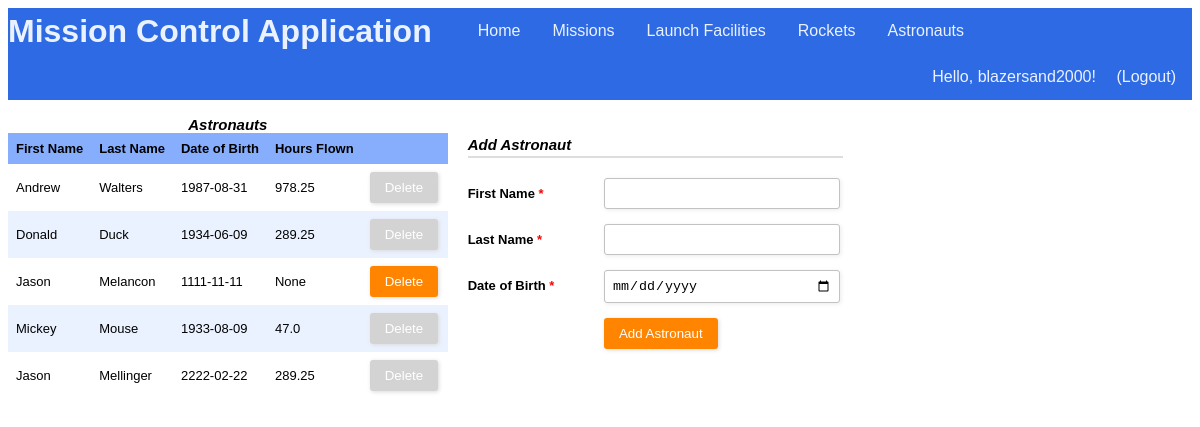
The page /astronauts (signed in) on the database its author committed.
### tables this page shows
CREATE TABLE "Users" (
	`uid`	INTEGER NOT NULL PRIMARY KEY AUTOINCREMENT,
	`firstName`	TEXT NOT NULL,
	`lastName`	TEXT NOT NULL,
	`username`	TEXT NOT NULL UNIQUE,
	`password`	TEXT NOT NULL,
	`regTime`	TEXT NOT NULL,
	`lastLoginTime`	TEXT
);

CREATE TABLE "Astronauts" (
	`aid`	INTEGER NOT NULL PRIMARY KEY AUTOINCREMENT,
	`firstName`	TEXT NOT NULL,
	`lastName`	TEXT NOT NULL,
	`dob`	TEXT NOT NULL
);

### app.py (the view, shortened to what this page needs)
@app.route("/astronauts", methods=["GET", "POST"])
@login_required
def showAstronauts():
    conn = sqlite3.connect(dbPath)
    conn.row_factory = sqlite3.Row
    c = conn.cursor()
    c.execute("SELECT aid, A.aid IN (SELECT aid FROM Crew) AS cannotDelete, firstName, lastName, dob, (SELECT SUM((strftime('%s',M.landTime) - strftime('%s',M.launchTime))/3600.0) FROM Mission M, Crew C WHERE M.mid = C.mid AND C.aid = A.aid) AS hoursFlown FROM Astronauts A")
    results = c.fetchall()
    formInputs = [['firstName', 'text', 'First Name', []], ['lastName', 'text', 'Last Name', []], ['dob', 'date', 'Date of Birth', []]]
    conn.commit()
    conn.close()
    return render_template("astronauts.html", headers=("First Name","Last Name","Date of Birth","Hours Flown"), rows=results, inputs=formInputs)

### app.py (called while the page is built)
@login_manager.user_loader
def load_user(username):
    userRecord = DBgetUser(username)
    if userRecord:
        return User(userRecord["username"], userRecord["password"])
    return None

def DBgetUser(username):
    conn = sqlite3.connect(dbPath)
    conn.row_factory = sqlite3.Row
    c = conn.cursor()
    c.execute("SELECT * from Users WHERE username = ?", (username,))
    userRecord = c.fetchone()
    conn.close()
    return userRecord

### templates/astronauts.html (shortened to what this page needs)
{% extends "main_template.html" %}
{% from 'macros.html' import GenerateTable, GenerateFormToAddEntry %}
{% block body %}
<section style="float:left">
	{{ GenerateTable('Astronauts', headers, rows, 'aid') }}
</section>
<section style="float:left">
	{{ GenerateFormToAddEntry('Add Astronaut', inputs) }}
</section>
{% endblock %}

### templates/main_template.html (shortened to what this page needs)
<!DOCTYPE html>
<html>
	<head>
		<link rel="stylesheet" type= "text/css" href="{{ url_for('static', filename='styles.css') }}">
	</head>
	<body>
		<header>
			<ul class="nav">
				<h1 class="nav">Mission Control Application</h1>
				<li class="nav"><a class="nav" href="{{ url_for('index') }}">Home</a></li>
				{% if current_user.is_authenticated %}
				<li class="nav"><a class="nav" href="{{ url_for('showMissions') }}">Missions</a></li>
				<li class="nav"><a class="nav" href="{{ url_for('showFacilities') }}">Launch Facilities</a></li>
				<li class="nav"><a class="nav" href="{{ url_for('showRockets') }}">Rockets</a></li>
				<li class="nav"><a class="nav" href="{{ url_for('showAstronauts') }}">Astronauts</a></li>
				{% endif %}
				<div class="user-greeting">
					{% if current_user.is_authenticated %}
  						Hello, {{ current_user.id }}!    <a class="nav" href="{{ url_for('showLogout') }}">(Logout)</a>
					{% else %}
						Hello, guest!    <a class="nav" href="{{ url_for('showLogin') }}">Login</a><a class="nav" href="{{ url_for('showSignup') }}">Sign Up</a>
					{% endif %}
				</div>
			</ul>
		</header>
		{% block body %}{% endblock %}
	</body>
</html>

### templates/macros.html (shortened to what this page needs)
{% macro GenerateTable(title, headers, rows, keyName) %}
	{% if rows %}
		<table>
			<caption>
				{{title}}
			</caption>
			<tr>
				{% for header in headers %}
				<th>{{header}}</th>
				{% endfor %}
				<th/>
			</tr>
			{% for row in rows %}
			<tr id ="{{row[keyName]}}">
				{% for value in row %}
					{% if loop.index0 > 1 %}
						<td>
							{{value|safe}}
						</td>
					{% endif %}
				{% endfor %}
				{% if row[1] == 1 %}
					{% set disabled = 'disabled' %}
				{% else %}
					{% set disabled = '' %}
				{% endif %}
				<td>
					<div class="form-style-2" style="width:70px; padding: 0px 0px 0px 0px;">
						<form method="post">
							<input type="submit" value="Delete" name="delete.{{ row[0] }}" {{disabled}}/>
						</form>
					</div>
				</td>
			</tr>
			{% endfor %}
		</table>
	{% else %}
		No records found!
	{% endif %}
{% endmacro %}
{% macro GenerateFormToAddEntry(submitButtonText, inputs) %}
	<div class="form-style-2">
	<div class="form-style-2-heading">{{submitButtonText}}</div>
	<form method="post">
		{% for fieldName, fieldType, fieldLabel, optionalValues in inputs %}
			{% if fieldType == 'text' %}
				<label for="{{fieldName}}"><span>{{fieldLabel}} <span class="required">*</span></span><input type="text" class="input-field" name="{{fieldName}}" required/></label>
			{% elif fieldType == 'password' %}
				<label for="{{fieldName}}"><span>{{fieldLabel}} <span class="required">*</span></span><input type="password" class="input-field" name="{{fieldName}}" required/></label>
			{% elif fieldType == 'number' %}
				<label for="{{fieldName}}"><span>{{fieldLabel}} <span class="required">*</span></span><input type="number" class="input-field" name="{{fieldName}}" required/></label>
			{% elif fieldType == 'selectmultiple' %}
				<label for="{{fieldName}}"><span>{{fieldLabel}} <span class="required">*</span></span><select multiple name="{{fieldName}}" class="select-field" required>
				{% for id, displayName in optionalValues %}
					<option value="{{id}}">{{displayName}}</option>
				{% endfor %}
				</select></label>
			{% elif fieldType == 'datetime' %}
				<label for="{{fieldName}}"><span>{{fieldLabel}} <span class="required">*</span></span><input type="datetime-local" class="input-field" name="{{fieldName}}" id="{{optionalValues[0]}}" onchange="changeEnd()" required></label>
			{% elif fieldType == 'date' %}
				<label for="{{fieldName}}"><span>{{fieldLabel}} <span class="required">*</span></span><input type="date" class="input-field" name="{{fieldName}}" required></label>
			{% endif %}
		{% endfor %}
		<label><span>&nbsp;</span><input type="submit" value="{{submitButtonText}}"/></label>
	</form>
	</div>
{% endmacro %}

### static/styles.css (style rules this page uses)
:root { --light-blue: #EBF2FF; --medium-blue: #86AEFD; --dark-blue: #2D6AE3; }
ul.nav { list-style-type: none; text-align: center; display: block; margin: 0; padding: 0; overflow: hidden; background-color: var(--dark-blue); }
li.nav { float: left; }
a.nav { display: inline-block; color: var(--light-blue); text-align: center; padding: 14px 16px; text-decoration: none; font-family: "Trebuchet MS", Helvetica, sans-serif; }
h1.nav { float: left; margin: 0; padding: 5px 30px 0px 0px; font-family: "Trebuchet MS", Helvetica, sans-serif; color: var(--light-blue); vertical-align: bottom; }
.user-greeting { float: right; list-style-type: none; text-align: center; margin: 0; overflow: hidden; background-color: var(--dark-blue); text-align: center; vertical-align: center; text-decoration: none; font-family: "Trebuchet MS", Helvetica, sans-serif; color: var(--light-blue); }
table { border-collapse: collapse; width: 100%; }
th, td { text-align: left; padding: 8px; font: 13px Arial, Helvetica, sans-serif; }
caption { font: 13px Arial, Helvetica, sans-serif; font-weight: bold; font-style: italic; font-size: 15px; }
tr { background-color: var(--light-blue) }
tr:nth-child(even) { background-color: white }
th { background-color: var(--medium-blue); font-weight: bold; }
.form-style-2 { width: 375px; max-width: 650px; padding: 20px 12px 10px 20px; font: 13px Arial, Helvetica, sans-serif; }
.form-style-2-heading { font-weight: bold; font-style: italic; border-bottom: 2px solid #ddd; margin-bottom: 20px; font-size: 15px; padding-bottom: 3px; }
.form-style-2 label { display: block; margin: 0px 0px 15px 0px; }
.form-style-2 label > span { width: 35%; font-weight: bold; float: left; padding-top: 8px; padding-right: 5px; }
.form-style-2 span.required { color:red; }
.form-style-2 input.input-field { width: 63%; }
.form-style-2 input.input-field, .form-style-2 .tel-number-field, .form-style-2 .textarea-field, .form-style-2 .select-field { box-sizing: border-box; -webkit-box-sizing: border-box; -moz-box-sizing: border-box; border: 1px solid #C2C2C2; box-shadow: 1px 1px 4px #EBEBEB; -moz-box-shadow: 1px 1px 4px #EBEBEB; -webkit-box-shadow: 1px 1px 4px #EBEBEB; border-radius: 3px; -webkit-border-radius: 3px; -moz-border-radius: 3px; padding: 7px; outline: none; }
.form-style-2 input[type=submit], .form-style-2 input[type=button] { border: none; padding: 8px 15px 8px 15px; background: #FF8500; color: #fff; box-shadow: 1px 1px 4px #DADADA; -moz-box-shadow: 1px 1px 4px #DADADA; -webkit-box-shadow: 1px 1px 4px #DADADA; border-radius: 3px; -webkit-border-radius: 3px; -moz-border-radius: 3px; }
.form-style-2 input[type=submit]:disabled, .form-style-2 input[type=button]:disabled { background: lightgray; color: #fff; }

### rows shown on the page
Users: id "blazersand2000"
Astronauts: firstName "Andrew", lastName "Walters", dob "1987-08-31", row "978.25"
Astronauts: firstName "Donald", lastName "Duck", dob "1934-06-09", row "289.25"
Astronauts: firstName "Jason", lastName "Melancon", dob "1111-11-11", row "None"
Astronauts: firstName "Mickey", lastName "Mouse", dob "1933-08-09", row "47.0"
Astronauts: firstName "Jason", lastName "Mellinger", dob "2222-02-22", row "289.25"

### other values the page prints
{{ title }} "Astronauts"
{{ header }} "First Name" "Last Name" "Date of Birth" "Hours Flown"
{{ submitButtonText }} "Add Astronaut"
{{ fieldLabel }} "First Name" "Last Name"
{{ fieldLabel }} "Date of Birth"
